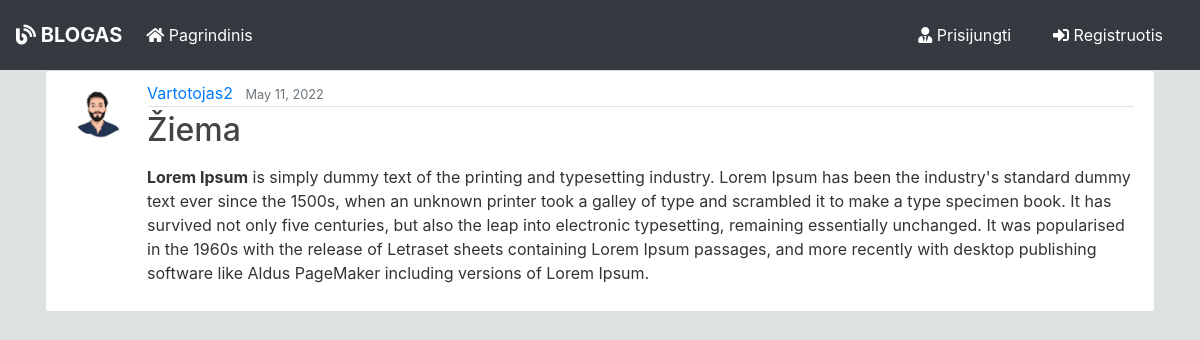
The page /post/8/ on the database its author committed.
### blog/models.py (models this page shows, shortened)
class Post(models.Model):
    title = models.CharField(max_length=100)
    content = HTMLField('Content', null=True)
    date_posted = models.DateTimeField(default=timezone.now)
    author = models.ForeignKey(User, on_delete=models.CASCADE)

### users/models.py (models this page shows, shortened)
class Profile(models.Model):
    user = models.OneToOneField(User, on_delete=models.CASCADE)
    image = models.ImageField(default='default.jpg', upload_to='profile_pics')

### blog/views.py (the view)
# urls.py: path('post/<int:pk>/', PostDetailView.as_view(), name='post-detail'),
class PostDetailView(DetailView):
    model = Post

### blog/templates/blog/post_detail.html (shortened to what this page needs)
{% extends "blog/base.html" %}
{% block content %}
  <article class="media content-section">
    <img class="rounded-circle article-img" src="{{ object.author.profile.image.url }}">
    <div class="media-body">
      <div class="article-metadata">
        <a class="mr-2" href="{% url 'user-posts' object.author.username %}">{{ object.author }}</a>
        <small class="text-muted">{{ object.date_posted|date:"F d, Y" }}</small>
      </div>
      <h2 class="article-title">{{ object.title }}</h2>
      <p class="article-content">{{ object.content  | safe  }}</p>
    </div>
  </article>
{% endblock content %}

### blog/static/blog/main.css (style rules this page uses)
body { background: #dce3e0; color: #333333; margin-top: 0; }
h1, h2, h3, h4, h5, h6 { color: #444444; }
.content-section { background: #ffffff; padding: 10px 20px; border: 1px solid #dddddd; border-radius: 3px; margin-bottom: 20px; }
.article-title { color: #444444; }
.article-content { white-space: pre-line; }
.article-img { height: 65px; width: 65px; margin-right: 16px; }
.article-metadata { padding-bottom: 1px; margin-bottom: 4px; border-bottom: 1px solid #e3e3e3 }

### rows shown on the page
Post: author.profile.image (picture), author "Vartotojas2", date_posted "May 11, 2022", title "Žiema", content "Lorem Ipsum is simply dummy text of the printing and typesetting industry. Lorem Ipsum has been the industry's standard dummy text ever since the 1500s, when an unknown printer took a galley of type and scrambled it to make a type specimen book. It has survived not only five centuries, but also the leap into electronic typesetting, remaining essentially unchanged. It was popularised in the 1960s with the release of Letraset sheets containing Lorem Ipsum passages, and more recently with desktop publishing software like Aldus PageMaker including versions of Lorem Ipsum."
